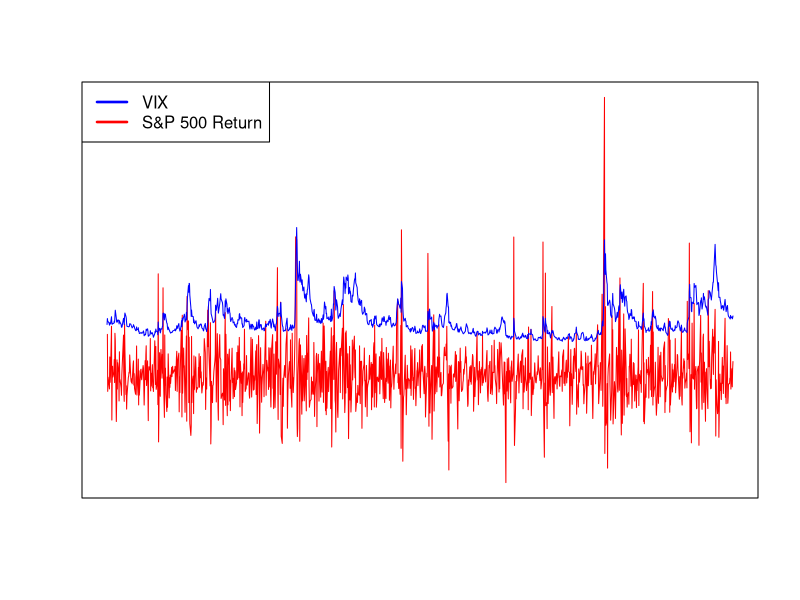
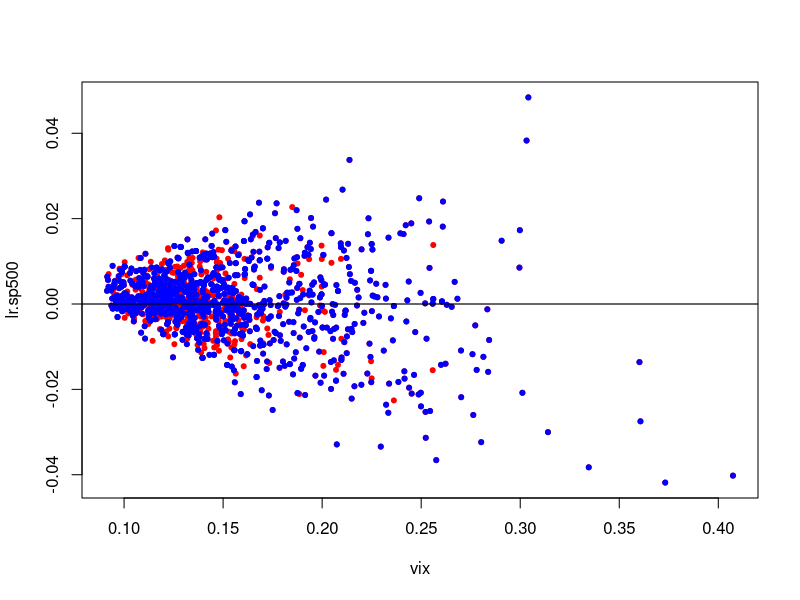
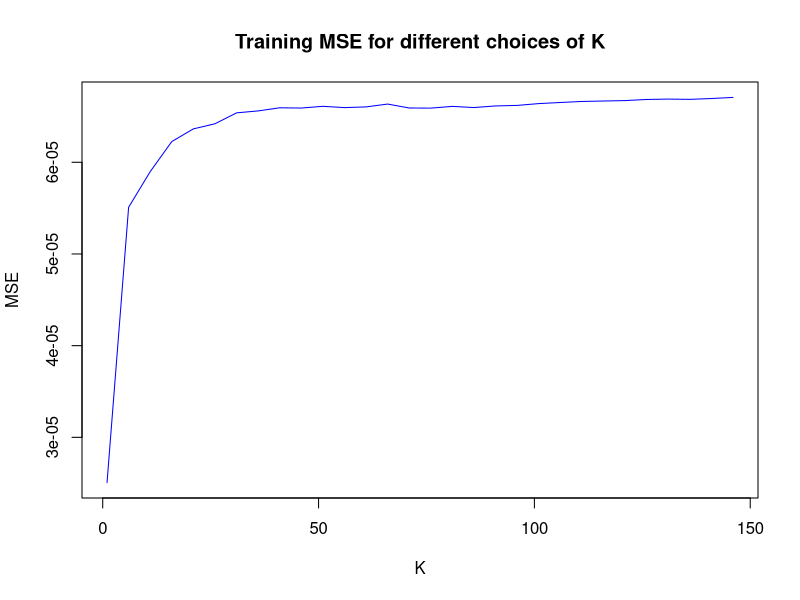
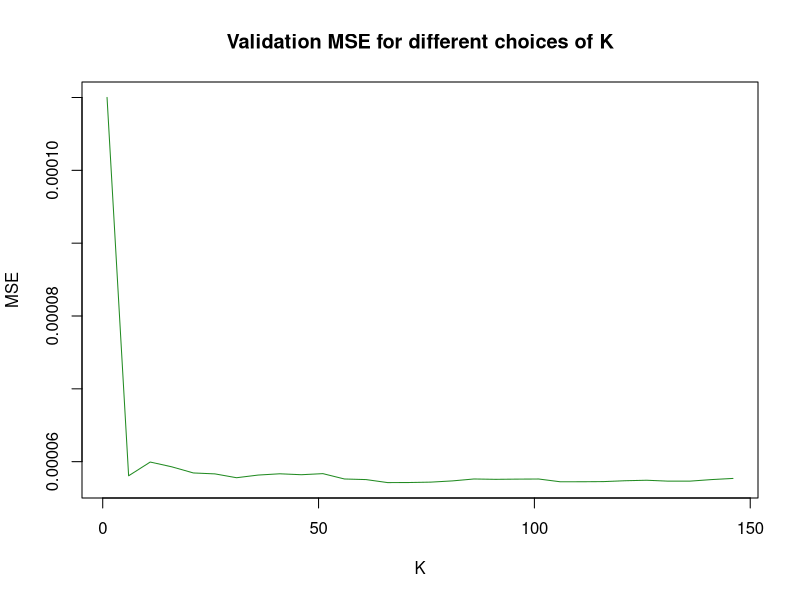
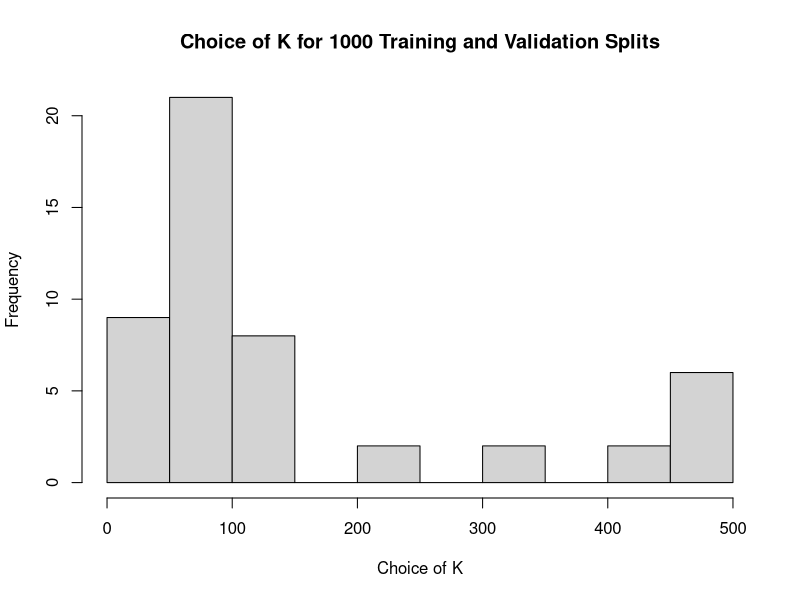

R code for these plots, in order: (Note: a time limit stopped this script after it produced the figures.)
## Project 1

## VIXSP500
## Import the data
Data <- read.table(file="VIXSP500.csv", header = TRUE, sep = ",")
Data$Date <- as.Date(Data$Date, origin = "1899-12-31")
Data$VIX <- Data$VIX / 100

## exploratory plot (cover graphic)
par(mfrow=c(1,1))
plot(Data$Date, Data$Returns, type="l", col="red",
     xlab = "", ylab = "", xaxt='n', yaxt='n')
lines(Data$Date, Data$VIX, type = "l", col = "blue")

## include legends 
legend("topleft", c("VIX","S&P 500 Return"), 
       lty=c(1,1), lwd=c(2.5,2.5), col=c("blue" ,"red"))

 
## Daily Log-return, given VIX (same day)

## create matrix of target
lr.sp500 <- na.omit(Data$Log.returns)
lr.sp500 <- matrix(lr.sp500, length(lr.sp500), 1)

## create matrix of predictor
vix <- Data$VIX[-1]
vix <- matrix(vix, length(vix), 1)

## knn function under square loss
KNN <- function(X,Y,k,X.hat){
  # X is the feature matrix. Each row contains one observation
  # Y are the target variables
  # X.hat matrix with observations for which we want to determine the yhat value
  n <- dim(X)[1]
  p <- dim(X)[2]
  
  n.hat <- dim(X.hat)[1]
  y.hat <- rep(0, n.hat)
  for (i in 1:n.hat){
    x <- X.hat[i,]
    DD <- sqrt(rowSums((X-matrix(1,n,1)%*%x)^2)) # distance
    S <- sort(DD, index.return=TRUE)
    I <- S$ix[1:k]
    y.hat[i] <- mean(Y[I])
  }
  return(y.hat)
}

## sanity check
sanity <- KNN(vix,lr.sp500,1,vix)
plot(vix, lr.sp500, pch=20, col="red")
points(vix, sanity, pch=20, col="blue")
abline(h=0, lwd=1.2)
all.equal(as.numeric(lr.sp500), sanity, tolerance = 0.00001)

## Run KNN for a variety of k
X <- vix; Y <- lr.sp500;
k.vector <- seq.int(1,150,5)
MSE.train <- rep(0,length(k.vector))
for (j in 1:length(k.vector)){
  Y.pred <- KNN(X,Y,k.vector[j],X)
  MSE.train[j] <- mean((Y-Y.pred)^2)
}

plot(k.vector, MSE.train, type="l", col="blue", 
     main = "Training MSE for different choices of K", 
     xlab = "K", ylab = "MSE")

## a) Validation set approach
##    randomly split the data (80 test - 20 validation)
X <- vix; Y <- lr.sp500; split <- 0.8;
I <- sample(1:dim(X)[1], size=floor(split*(dim(X)[1])));
X.train <- matrix(X[I], length(X[I]), dim(X)[2]) ; 
Y.train <- matrix(Y[I], length(Y[I]), dim(Y)[2]);
X.val <- matrix(X[-I], length(X[-I]), dim(X)[2]); 
Y.val <- matrix(Y[-I], length(Y[-I]), dim(Y)[2]);
k.vector <- seq.int(1, 150, 5)
MSE.val<- rep(0, length(k.vector))
for (j in 1:length(k.vector)){
  Y.pred <- KNN(X.train,Y.train,k.vector[j], X.val)
  MSE.val[j] <- mean((Y.val-Y.pred)^2)
}

plot(k.vector, MSE.val, type="l", col="forestgreen",
     main = "Validation MSE for different choices of K",
     xlab = "K", ylab = "MSE" )
idx <- which.min(MSE.val)
k.vector[idx]

## Choice of k
## BEWARE of running time above 100 simulations
n.sims <- 50
k.vector <- seq.int(1, 500, 10)
choice <- rep(0, n.sims)
for (i in 1:n.sims){
  I <- sample(1:dim(X)[1], size=floor(split*(dim(X)[1])));
  X.train <- matrix(X[I], length(X[I]), dim(X)[2]) ; 
  Y.train <- matrix(Y[I], length((Y)[I]), dim(Y)[2]);
  X.val <- matrix(X[-I], length(X[-I]), dim(X)[2]); 
  Y.val <- matrix(Y[-I], length(Y[-I]), dim(Y)[2]);
  MSE.val<- rep(0, length(k.vector))
  for (j in 1:length(k.vector)){
    Y.pred <- KNN(X.train,Y.train,k.vector[j], X.val)
    MSE.val[j] <- mean((Y.val-Y.pred)^2)
  }
  idx <- which.min(MSE.val)
  choice[i] <- k.vector[idx]
}

hist(choice, xlab = "Choice of K", 
     main = "Choice of K for 1000 Training and Validation Splits")

## b) LOOCV
k.vector <- seq.int(5, 200, 10)
MSE.vec <- rep(0, length(k.vector))
LOOCV.mse <- rep(0, dim(Y)[1])
for (j in 1:length(k.vector)){
  k <- k.vector[j]
  for (i in 1:dim(Y)[1]){
    X.train <- matrix(X[-i], length(X[-i]), dim(X)[2]) ; 
    Y.train <- matrix(Y[-i], length((Y)[-i]), dim(Y)[2]);
    X.val <- matrix(X[i], length(X[i]), dim(X)[2]); 
    Y.val <- matrix(Y[i], length(Y[i]), dim(Y)[2]);
    Y.hat <- KNN(X.train,Y.train, k, X.val)
    LOOCV.mse[i] <- (Y.hat-Y.val)^2
  }
  MSE.vec[j] <- mean(LOOCV.mse)
}

plot(k.vector, MSE.vec, type ="l", col="blue", xlab = "K", ylab = "MSE",  
     main = "LOOCV MSE for different choices of K")
idx <- which.min(MSE.vec)
k.vector[idx]


## c) 5 & 10 fold CV

## recall
X <- vix; Y <- lr.sp500;

## k-fold cross validation
kfCV=function(X,Y,a){
  # a is the number of folds
  # X, Y matrices
  # Creates matrix Folds' (each column represents 1 fold)
  n <- dim(Y)[1]
  n.fold <- floor(n/a) # truncate to avoid remainder
  Folds <- matrix(1,n.fold,a)
  A <- seq.int(1,n,1)
  A0 <- sample(A, n.fold)
  Folds[,1] <- A0
  for(i in 2:a){
    A1 <- sample(A[-A0], n.fold)
    Folds[,i] <- A1
    A0 <- c(A0,A1)
  }
  KK <- seq(5,200,10) # number of neighbors of the KNN

  MSE <- rep(0, length(KK)) # MSE for each k
  for(l in 1:length(KK)){
    k <- KK[l]
    MSE.Fold <- rep(0,a) # MSE for each fold as validation set
    for(j in 1:a){
      Train.X <- as.matrix(X[-Folds[,j],]) # everything except fold j is the training set
      Train.Y <- as.matrix(Y[-Folds[,j]])
      Test.X <- as.matrix(X[Folds[,j],])  # Fold j is the validation set
      Test.Y <- as.matrix(Y[Folds[,j]])
      y.hat <- KNN(Train.X, Train.Y, k, Test.X)
      MSE.Fold[j] <- sum((y.hat-Test.Y)^2)
    }
    MSE[l] <- mean(MSE.Fold)
  }
  opt.k <- sort(MSE, index.return=TRUE)$ix[1]
  opt.MSE <- sort(MSE, index.return=TRUE)$x[1]
  return(data.frame(K=KK, MSE=MSE))
}

Model.5fold <- kfCV(X,Y,5)
Model.10fold <- kfCV(X,Y,10)
par(mfrow=c(1,2))
plot(Model.5fold$K, Model.5fold$MSE, xlab="Number of neighbours", 
     ylab="Validation error", main = "5-fold cross validation", pch=20, col="blue")
plot(Model.10fold$K, Model.10fold$MSE, xlab="Number of neighbours", 
     ylab="Validation error", main = "10-fold cross validation", pch=20, col="blue")

plot(k.vector, MSE.vec, xlab="Number of neighbours", 
     ylab="Validation error", main = "LOOCV cross validation", pch=20, col="blue")

idx <- which.min(Model.10fold$MSE)
Model.10fold$K[idx]

## visualising the KNN model
par(mfrow=c(1,1))
y.hat <- KNN(X,Y,100,X)
plot(X, Y, pch=20, col="blue", cex=0.8, xlim=c(0.05,.5), 
     ylim=c(min(Y), max(Y)), xlab ="VIX",
     ylab=expression('r'[t]), main = "Data vs Fitted Values")
points(X, y.hat, pch=20, col="red", cex=0.8, xlim=c(0.05,.5), ylab="")
abline(h=0.0005, lwd=1.5)

## include legends 
legend("topright", c("Data","Fitted Values"), 
       lty=c(1,1), lwd=c(2.5,2.5), col=c("blue" ,"red"))

## Part II: Up-Down Classification, given VIX (same day)

## clear working environment
rm(list=ls())

## reimport the data
Data <- read.table(file="VIXSP500.csv", header = TRUE, sep = ",")
Data$Date <- as.Date(Data$Date, origin = "1899-12-31")
Data$VIX <- Data$VIX / 100

## create vector of target
returns <- na.omit(Data$Returns)
class.returns <- as.numeric(returns>0.005)

## create vector of predictor
vix <- Data$VIX[-1]

## KNN written for matrix arguments
X <- as.matrix(vix); Y <- as.matrix(class.returns)

## write a new function for KNN
KNN.classify <- function(Training, Y, k, Test){
  min.x=function(y){
    return((y-x)^2)
  }
  y_hat <- rep(0, dim(Test)[1])
  for (i in 1:dim(Test)[1]){
    x <- as.numeric(Test[i,])
    if(dim(Test)[2]==1){DD=sqrt((as.numeric(Training)-x)^2)}
    else{
      DD=sqrt(rowSums(t(apply(Training,1,min.x)))) # distance
    }
    S=sort(DD, index.return=TRUE)
    I=S$ix[1:k]
    y_hat[i]=1*(mean(Y[I])>0.5)
  }
  return(y_hat)
}

Y.hat <- KNN.classify(X,Y,125,X)

# misclassification error
MisClassification <- length(Y)-sum((Y-Y.hat)==0)
MisClassification
MisClassification/length(Y)
table(Y,Y.hat)

## k-fold cross validation
kfCV=function(X,Y,a){
  # a is the number of folds
  # X, Y matrices
  # Creates matrix Folds' (each column represents 1 fold)
  min.x=function(y){
    return((y-x)^2)
  }
  n=length(Y)
  n.fold=floor(n/a)
  Folds=matrix(1,n.fold,a)
  A=seq(1,n,1)
  A0=sample(A, n.fold)
  Folds[,1]=A0
  for(i in 2:a){
    A1=sample(A[-A0], n.fold)
    Folds[,i]=A1
    A0=c(A0,A1)
  }
  
  KK=seq.int(5,450,6) # number of neighbors of the KNN
  
  MSE <- rep(0,length(KK)) # MSE for each k
  for(l in 1:length(KK)){
    k=KK[l]
    MSE.Fold <- rep(0,a)  #MSE for each fold as validation set
    for(j in 1:a){
      Train.X <- as.matrix(X[-Folds[,j],]) # everything except fold j
      Train.Y <- as.matrix(Y[-Folds[,j]])
      Test.X <- as.matrix(X[Folds[,j],])  # Fold j is the validation set
      Test.Y <- as.matrix(Y[Folds[,j]])
      y.hat <- KNN.classify(Train.X, Train.Y, k, Test.X)
      MSE.Fold[j] <- sum(y.hat != as.numeric(Test.Y))
    }
    MSE[l]=mean(MSE.Fold)
  }
  opt.k=sort(MSE, index.return=TRUE)$ix[1]
  opt.MSE=sort(MSE, index.return=TRUE)$x[1]
  return(data.frame(K=KK, MSE=MSE))
}

## fitting the models
Model.5fold <- kfCV(X,Y,5)
Model.10fold <- kfCV(X,Y,10)

## plotting the results
par(mfrow=c(1,2))

plot(Model.5fold$K, Model.5fold$MSE, xlab="Number of neighbours", 
     ylab="Validation error", main = "5-fold cross validation", 
     pch=20, col="blue")

plot(Model.10fold$K, Model.10fold$MSE, xlab="Number of neighbours",
     ylab="Validation error", main = "10-fold cross validation", 
     pch=20, col="blue")

## identify optimal k
idx <- which.min(Model.5fold$MSE)
Model.5fold$K[idx]

idx <- which.min(Model.10fold$MSE)
Model.10fold$K[idx]

## Trading strategy / Movement Classifier
k <- 120
n.obs <- dim(Y)[1]

f.split <- floor(0.5*n.obs)
c.split <- ceiling(0.5*n.obs)

Wealth <- rep(0, c.split)

for (i in 1:c.split){
  X.train <- as.matrix(X[1:(f.split+i-1),])
  Y.train <- as.matrix(Y[1:(f.split+i-1),])
  y.hat <- KNN.classify(X.train, Y.train, 120, as.matrix(X[(f.split+i),]))
  if (i==1){
    if (y.hat==1){
      Wealth[i] <- 100*(1+returns[c.split])
    } else { 
      Wealth[i] <- 100
    }
  } else {
      if (y.hat==1){
        Wealth[i] <- Wealth[i-1]*(1+returns[f.split+i])
      } else { 
        Wealth[i] <- Wealth[i-1]
      }
  }
}

## market portfolio
Market <- rep(0, dim(X)[1])
Market[1] <- 100*(1+returns[1])
for (i in 2:length(Market)){
  Market[i] <- Market[i-1]*(1+returns[i])
}

## one gamble
Gamble <- rep(0, c.split)
n <- length(Gamble)
guess <- sample(c(0,1), n, replace = TRUE, prob = c(.5, .5))

for (i in 1:n){
  y.hat <- guess[i]
  if (i==1){
    if (y.hat==1){
      Gamble[i] <- 100*(1+returns[c.split])
    } else { 
      Gamble[i] <- 100
    }
  } else {
    if (y.hat==1){
      Gamble[i] <- Gamble[i-1]*(1+returns[f.split+i])
    } else { 
      Gamble[i] <- Gamble[i-1]
    }
  }
}

## plot 1 gamble
par(mfrow=c(1,1))
plot(Wealth, type ="l", col="blue", xlab ="Trading Day", 
     ylim=c(min(Market), max(Wealth)), main = "Portfolio Value")
lines(Market, col="red")
lines(Gamble,col="forestgreen")

## include legends 
legend("topleft", c("Strategy","Market", "50-50 Gamble"), 
       lty=c(1,1), lwd=c(2.5,2.5), col=c("blue" ,"red", "forestgreen"))

## M gambles
m <- 100
Paths <- matrix(0, nrow = length(Gamble), ncol = m)
for (s in 1:m){
  Gamble <- rep(0, c.split)
  n <- length(Gamble)
  guess <- sample(c(0,1), n, replace = TRUE, prob = c(.5, .5))
  for (i in 1:n){
    y.hat <- guess[i]
    if (i==1){
      if (y.hat==1){
        Gamble[i] <- 100*(1+returns[c.split])
      } else { 
        Gamble[i] <- 100
      }
    } else {
      if (y.hat==1){
        Gamble[i] <- Gamble[i-1]*(1+returns[f.split+i])
      } else { 
        Gamble[i] <- Gamble[i-1]
      }
    }
  }
  Paths[,s] <- Gamble
}

plot(Wealth, type ="l", col="blue", xlab ="Trading Day", lwd=3, 
     ylim=c(min(Market), max(Paths, Wealth)), 
     main="Portfolio Value for 100 Gambling realisations")
for (i in 1:dim(Paths)[2]){
  lines(Paths[,i], col="forestgreen", lwd=1)
}

## include legends 
legend("topleft", c("Strategy", "50-50 Gamble"), 
       lty=c(1,1), lwd=c(2.5,2.5), col=c("blue" ,"forestgreen"))

## Linear Regression
#Create squared and to the power of three values
Data$Squared = Data$Returns**2
Data$Three = Data$Returns**3

#Estimate regression models
lin_reg1 <- lm(Data$Log.returns~Data$Returns)
lin_reg2 <- lm(Data$Log.returns~Data$Squared)
lin_reg3 <- lm(Data$Log.returns~Data$Three)
lin_reg4 <- lm(Data$Log.returns~Data$Returns + Data$Squared)
lin_reg5 <- lm(Data$Log.returns~Data$Returns + Data$Three)
lin_reg6 <- lm(Data$Log.returns~Data$Squared + Data$Three)
lin_reg7 <- lm(Data$Log.returns~Data$Returns + Data$Squared + Data$Three)

cat("Model 1: R-squared:", summary(lin_reg1)$r.squared, "and adjusted R-squared:", 
    summary(lin_reg1)$adj.r.squared)
cat("Model 2: R-squared:", summary(lin_reg2)$r.squared, "and adjusted R-squared:", 
    summary(lin_reg2)$adj.r.squared)
cat("Model 3: R-squared:", summary(lin_reg3)$r.squared, "and adjusted R-squared:", 
    summary(lin_reg3)$adj.r.squared)
cat("Model 4: R-squared:", summary(lin_reg4)$r.squared, "and adjusted R-squared:", 
    summary(lin_reg4)$adj.r.squared)
cat("Model 5: R-squared:", summary(lin_reg5)$r.squared, "and adjusted R-squared:", 
    summary(lin_reg5)$adj.r.squared)
cat("Model 6: R-squared:", summary(lin_reg6)$r.squared, "and adjusted R-squared:", 
    summary(lin_reg6)$adj.r.squared)
cat("Model 7: R-squared:", summary(lin_reg7)$r.squared, "and adjusted R-squared:", 
    summary(lin_reg7)$adj.r.squared)
